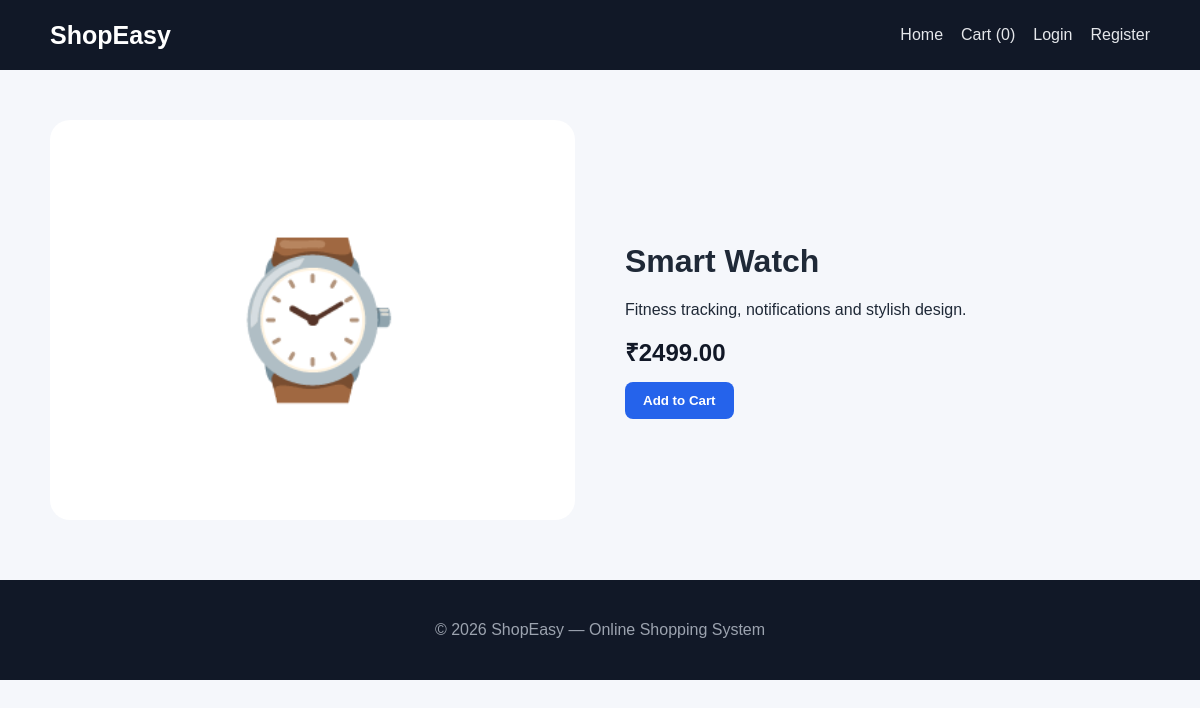
The app's page /product/2 with its own data.
### tables this page shows
CREATE TABLE products (
        id INTEGER PRIMARY KEY AUTOINCREMENT,
        name TEXT NOT NULL,
        description TEXT,
        price REAL NOT NULL,
        image TEXT
    );

### app.py (the view)
@app.route("/product/<int:product_id>")
def product(product_id):
    conn = get_db()
    item = conn.execute("SELECT * FROM products WHERE id=?", (product_id,)).fetchone()
    conn.close()
    if not item:
        flash("Product not found.", "error")
        return redirect(url_for("home"))
    return render_template("product.html", product=item)

### app.py (called while the page is built)
def get_db():
    conn = sqlite3.connect(DB)
    conn.row_factory = sqlite3.Row
    return conn

@app.context_processor
def inject_cart_count():
    cart = session.get("cart", {})
    return {"cart_count": sum(cart.values())}

### templates/product.html (shortened to what this page needs)
{% extends "base.html" %}
{% block content %}
<div class="detail">
    <div class="big-image">{{ product.image }}</div>
    <div>
        <h1>{{ product.name }}</h1>
        <p>{{ product.description }}</p>
        <h2 class="price">₹{{ "%.2f"|format(product.price) }}</h2>
        <form method="POST" action="{{ url_for('add_to_cart', product_id=product.id) }}">
            <button class="btn" type="submit">Add to Cart</button>
        </form>
    </div>
</div>
{% endblock %}

### static/css/style.css (style rules this page uses)
* { box-sizing: border-box; }
body { margin: 0; font-family: Arial, Helvetica, sans-serif; background: #f5f7fb; color: #1f2937; }
.btn { display: inline-block; border: 0; border-radius: 8px; background: #2563eb; color: white; padding: 11px 18px; text-decoration: none; cursor: pointer; font-weight: bold; }
h2 { margin-top: 35px; }
.price { color: #111827; font-size: 24px; font-weight: bold; margin: 14px 0; }
.detail { margin: 50px 0; display: grid; grid-template-columns: 1fr 1fr; gap: 50px; align-items: center; }
.big-image { height: 400px; display: grid; place-items: center; background: white; border-radius: 20px; font-size: 150px; }

### records on screen
products: image "⌚", name "Smart Watch", description "Fitness tracking, notifications and stylish design.", price "2499.00"

### other values on screen
{{ cart_count }} "0"
